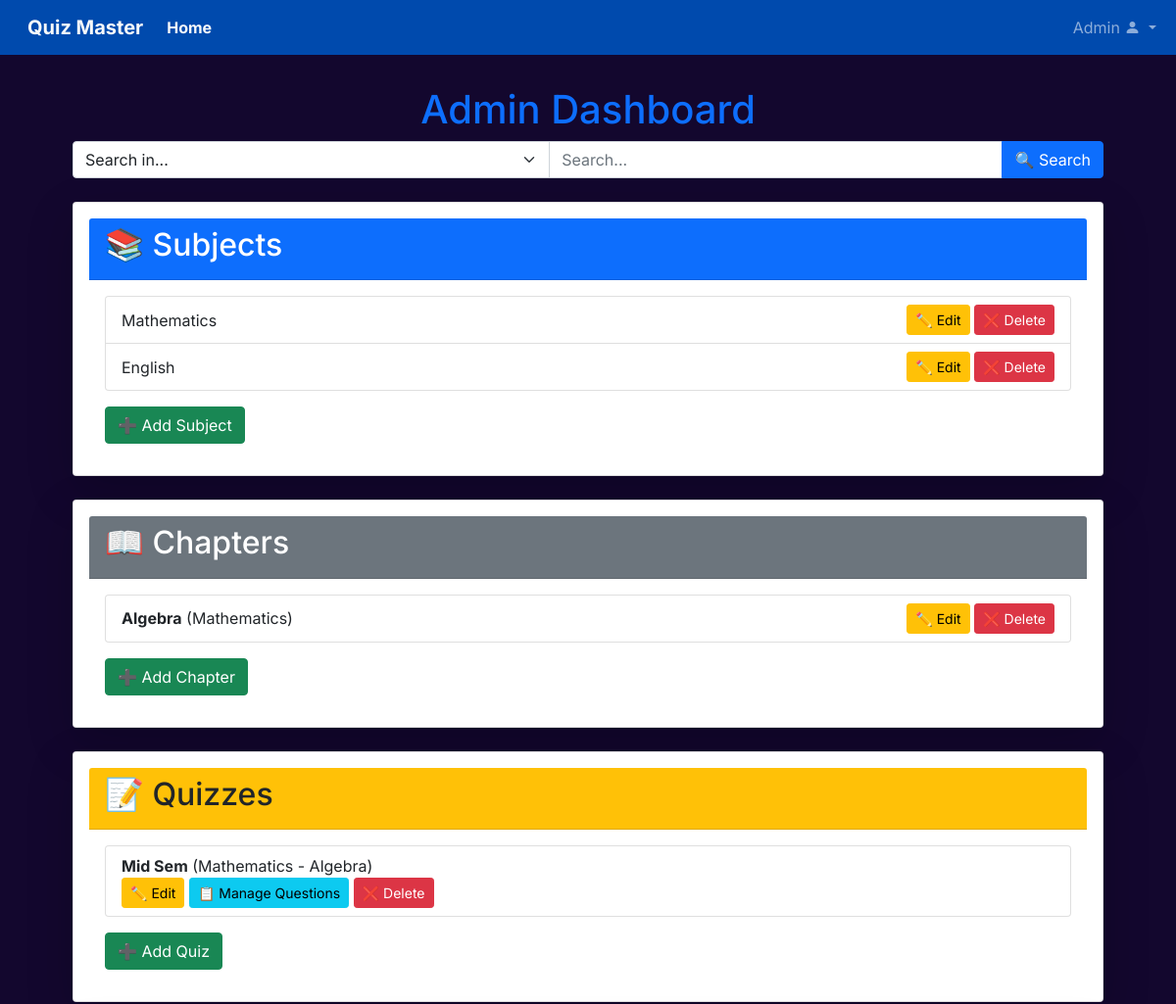
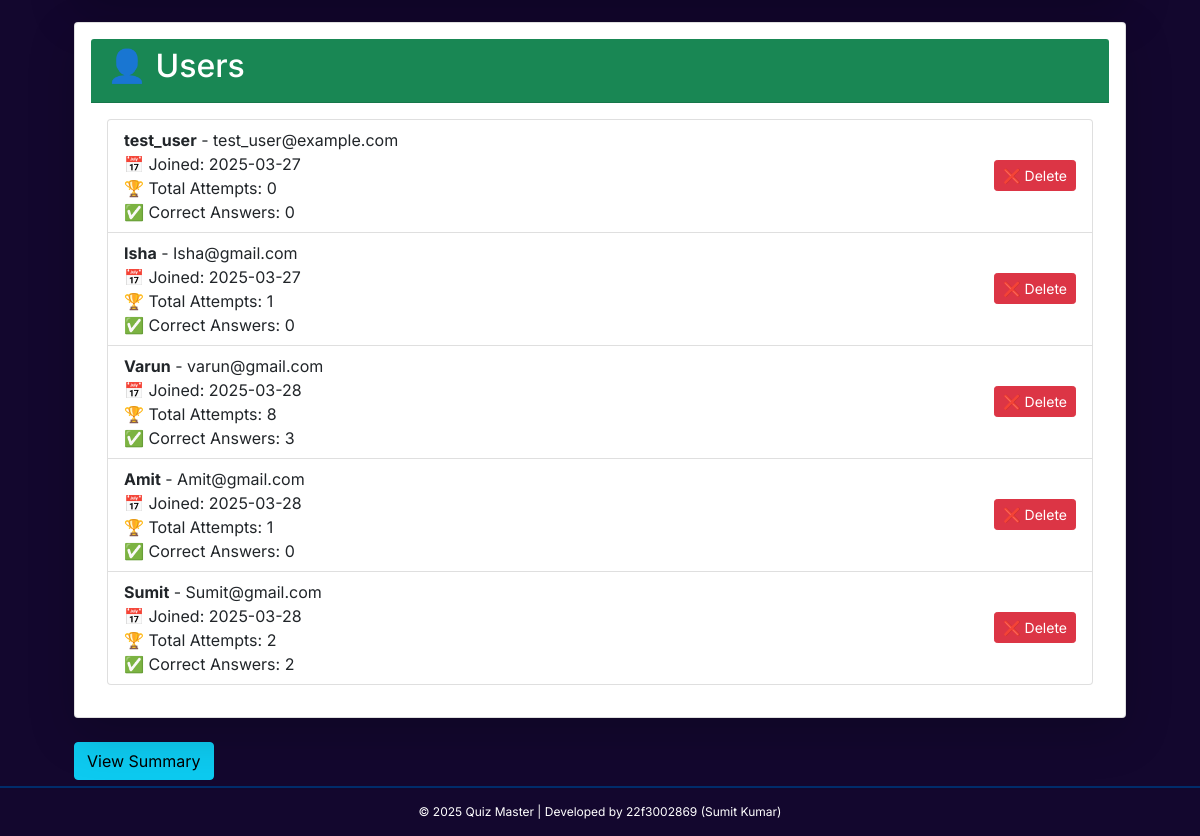
The app's page /admin/dashboard (signed in) with its own data (2 pictures, top to bottom).
### models/model.py (models this page shows, shortened)
class Subject(db.Model):
    __tablename__ = "subjects"
    id = db.Column(db.Integer, primary_key=True, autoincrement=True)
    name = db.Column(db.String, unique=True, nullable=False)
    description = db.Column(db.String)
    chapters = db.relationship("Chapter", back_populates="subject", cascade="all, delete-orphan", passive_deletes=True)
    quizzes = db.relationship("Quiz", back_populates="subject", cascade="all, delete-orphan", passive_deletes=True)

class Chapter(db.Model):
    __tablename__ = "chapters"
    id = db.Column(db.Integer, primary_key=True, autoincrement=True)
    name = db.Column(db.String, nullable=False)
    description = db.Column(db.String)
    subject_id = db.Column(db.Integer, db.ForeignKey("subjects.id", ondelete="CASCADE"), nullable=False)
    subject = db.relationship("Subject", back_populates="chapters")
    quizzes = db.relationship(
        "Quiz",
        back_populates="chapter",
        cascade="all, delete-orphan",
        passive_deletes=True
    )

class Quiz(db.Model):
    __tablename__ = "quizzes"
    id = db.Column(db.Integer, primary_key=True, autoincrement=True)
    title = db.Column(db.String, nullable=False)
    subject_id = db.Column(db.Integer, db.ForeignKey("subjects.id", ondelete="CASCADE"), nullable=False)
    chapter_id = db.Column(db.Integer, db.ForeignKey("chapters.id", ondelete="CASCADE"), nullable=False)  # ✅ Ensure cascade delete
    date_of_quiz = db.Column(db.Date, nullable=False)
    time_duration = db.Column(db.String, nullable=False)  # Format: HH:MM
    remarks = db.Column(db.String)
    subject = db.relationship("Subject", back_populates="quizzes")
    chapter = db.relationship("Chapter", back_populates="quizzes")
    questions = db.relationship("Question", back_populates="quiz", cascade="all, delete-orphan", passive_deletes=True)
    scores = db.relationship("Score", back_populates="quiz", cascade="all, delete-orphan", passive_deletes=True)
    answers = db.relationship("UserAnswer", back_populates="quiz", cascade="all, delete-orphan", passive_deletes=True)

class User(db.Model, UserMixin):
    __tablename__ = "users"
    id = db.Column(db.Integer, primary_key=True, autoincrement=True)
    username = db.Column(db.String, unique=True, nullable=False)
    email = db.Column(db.String, unique=True, nullable=False)
    password = db.Column(db.String, nullable=False)
    full_name = db.Column(db.String, nullable=False)
    qualification = db.Column(db.String, nullable=False)
    dob = db.Column(db.Date, nullable=False)
    role = db.Column(db.String, nullable=False)  # Role: "student" or "admin"
    is_active = db.Column(db.Boolean, default=True)
    date_created = db.Column(db.DateTime, default=datetime.utcnow)
    is_admin = db.Column(db.Boolean, default=False)
    scores = db.relationship("Score", back_populates="user", cascade="all, delete-orphan", passive_deletes=True)
    answers = db.relationship("UserAnswer", back_populates="user", cascade="all, delete-orphan", passive_deletes=True)

### controllers/admin.py (the view)
@app.route("/admin/dashboard", methods=["GET"])
@login_required
@admin_required
def admin_dashboard():
    search_query = request.args.get("search", "").strip()
    category = request.args.get("category", "").strip()  # Get category filter
    print(f"Current User: {current_user}")
    print(f"User Type: {'Admin' if isinstance(current_user, Admin) else 'User'}")
    print(f"Search Query: {search_query}, Category: {category}")  # Debugging
    subjects, chapters, quizzes, users = [], [], [], []
    if search_query:
        if category == "subject":
            subjects = Subject.query.filter(Subject.name.ilike(f"%{search_query}%")).all()
            if subjects:
                subject_ids = [s.id for s in subjects]
                chapters = Chapter.query.filter(Chapter.subject_id.in_(subject_ids)).all()
                quizzes = Quiz.query.filter(Quiz.subject_id.in_(subject_ids)).all()
        elif category == "chapter":
            chapters = Chapter.query.filter(Chapter.name.ilike(f"%{search_query}%")).all()
            if chapters:
                chapter_ids = [c.id for c in chapters]
                quizzes = Quiz.query.filter(Quiz.chapter_id.in_(chapter_ids)).all()
        elif category == "quiz":
            quizzes = Quiz.query.filter(Quiz.title.ilike(f"%{search_query}%")).all()
        elif category == "user":
            users = User.query.filter(
                or_(User.username.ilike(f"%{search_query}%"), User.email.ilike(f"%{search_query}%"))
            ).all()
        else:  # If no specific category, search everything
            subjects = Subject.query.filter(Subject.name.ilike(f"%{search_query}%")).all()
            chapters = Chapter.query.filter(Chapter.name.ilike(f"%{search_query}%")).all()
            quizzes = Quiz.query.filter(Quiz.title.ilike(f"%{search_query}%")).all()
            users = User.query.filter(
                or_(User.username.ilike(f"%{search_query}%"), User.email.ilike(f"%{search_query}%"))
            ).all()
    else:
        subjects = Subject.query.all()
        chapters = Chapter.query.all()
        quizzes = Quiz.query.all()
        users = User.query.all()
    return render_template(
        "dashboard/admin_dashboard.html",
        subjects=subjects,
        chapters=chapters,
        quizzes=quizzes,
        users=users,
        search_query=search_query,
        selected_category=category
    )

### app.py (called while the page is built)
@login_manager.user_loader
def load_user(user_id):
    admin = Admin.query.get(int(user_id))
    if admin:
        return admin  # ✅ If it's an admin, return admin
    return User.query.get(int(user_id))  # ✅ Otherwise, return user

### controllers/admin.py (called while the page is built)
def admin_required(f):
    @wraps(f)
    def decorated_function(*args, **kwargs):
        if not current_user.is_authenticated or session.get("role") != "admin":
            flash("Unauthorized Access!", "danger")
            return redirect(url_for("admin_login"))
        return f(*args, **kwargs)
    return decorated_function

@app.before_request
def restrict_admin_routes():
    if request.endpoint == "admin_login":
        return  # Allow access to admin login page
    if request.endpoint and request.endpoint.startswith("admin_"):
        if not current_user.is_authenticated or session.get("role") != "admin":
            flash("Unauthorized Access!", "danger")
            return redirect(url_for("admin_login"))

### controllers/user.py (called while the page is built)
@app.before_request
def restrict_user_routes():
    if request.endpoint in ["user.loginUser", "admin_login"]:
        return
    if request.endpoint and request.endpoint.startswith("user_"):
        if not current_user.is_authenticated or session.get("role") != "user":
            flash("Unauthorized Access!", "danger")
            return redirect(url_for("user.loginUser"))

### models/model.py (called while the page is built)
    @property
    def is_admin(self):
        return True  # Always True for Admin users

### templates/dashboard/admin_dashboard.html (shortened to what this page needs)
{% extends "dashboard/basedashboard.html" %}
{% block content %}
<div class="container mt-4">
    <h1 class="text-center text-primary">Admin Dashboard</h1>
    <form method="GET" action="{{ url_for('admin_dashboard') }}" class="mb-4">
        <div class="input-group">
            <select name="category" class="form-select">
                <option value="">Search in...</option>
            </select>
            <input type="text" name="search" class="form-control" placeholder="Search..." value="{{ search_query }}">
            <button type="submit" class="btn btn-primary">🔍 Search</button>
        </div>
    </form>
    {% if not search_query %}
        <div class="card shadow-lg p-3 mb-4 bg-white rounded">
            <div class="card-header bg-primary text-white">
                <h2>📚 Subjects</h2>
            </div>
            <div class="card-body">
                <ul class="list-group">
                    {% for subject in subjects %}
                        <li class="list-group-item d-flex justify-content-between align-items-center">
                            {{ subject.name }}
                            <div>
                                <a href="{{ url_for('edit_subject', subject_id=subject.id) }}" class="btn btn-warning btn-sm">✏️ Edit</a>
                                <a href="#" onclick="confirmDelete('{{ url_for('delete_subject', subject_id=subject.id) }}')" class="btn btn-danger btn-sm">❌ Delete</a>
                            </div>
                        </li>
                    {% else %}
                        <p class="text-muted">No subjects found.</p>
                    {% endfor %}
                </ul>
                <a href="{{ url_for('add_subject') }}" class="btn btn-success mt-3">➕ Add Subject</a>
            </div>
        </div>
        <div class="card shadow-lg p-3 mb-4 bg-white rounded">
            <div class="card-header bg-secondary text-white">
                <h2>📖 Chapters</h2>
            </div>
            <div class="card-body">
                <ul class="list-group">
                    {% for chapter in chapters %}
                        <li class="list-group-item d-flex justify-content-between align-items-center">
                            <div>
                                <strong>{{ chapter.name }}</strong> ({{ chapter.subject.name if chapter.subject else 'No Subject' }})
                            </div>
                            <div>
                                <a href="{{ url_for('edit_chapter', chapter_id=chapter.id) }}" class="btn btn-warning btn-sm">✏️ Edit</a>
                                <a href="#" onclick="confirmDelete('{{ url_for('delete_chapter', chapter_id=chapter.id) }}')" class="btn btn-danger btn-sm">❌ Delete</a>
                            </div>
                        </li>
                    {% else %}
                        <p class="text-muted">No chapters found.</p>
                    {% endfor %}
                </ul>
                <a href="{{ url_for('add_chapter') }}" class="btn btn-success mt-3">➕ Add Chapter</a>
            </div>
        </div>
        <div class="card shadow-lg p-3 mb-4 bg-white rounded">
            <div class="card-header bg-warning text-dark">
                <h2>📝 Quizzes</h2>
            </div>
            <div class="card-body">
                <ul class="list-group">
                    {% for quiz in quizzes %}
                    <li class="list-group-item" style="white-space: normal; overflow-wrap: break-word; text-align: left;">
                            <div>
                                <strong>{{ quiz.title }}</strong> ({{ quiz.subject.name if quiz.subject else 'No Subject' }} - {{ quiz.chapter.name if quiz.chapter else 'No Chapter' }})
                            </div>
                            <div>
                                <a href="{{ url_for('edit_quiz', quiz_id=quiz.id) }}" class="btn btn-warning btn-sm">✏️ Edit</a>
                                <a href="{{ url_for('manage_questions', quiz_id=quiz.id) }}" class="btn btn-info btn-sm">📋 Manage Questions</a>
                                <a href="#" onclick="confirmDelete('{{ url_for('delete_quiz', quiz_id=quiz.id) }}')" class="btn btn-danger btn-sm">❌ Delete</a>
                            </div>
                        </li>
                    {% else %}
                        <p class="text-muted">No quizzes found.</p>
                    {% endfor %}
                </ul>
                <a href="{{ url_for('add_quiz') }}" class="btn btn-success mt-3">➕ Add Quiz</a>
            </div>
        </div>
        <div class="card shadow-lg p-3 mb-4 bg-white rounded">
            <div class="card-header bg-success text-white">
                <h2>👤 Users</h2>
            </div>
            <div class="card-body">
                <ul class="list-group">
                    {% for user in users %}
                        <li class="list-group-item d-flex justify-content-between align-items-center">
                            <div>
                                <strong>{{ user.username }}</strong> - {{ user.email }}
                                <br>📅 Joined: {{ user.date_created.strftime('%Y-%m-%d') }}
                                <br>🏆 Total Attempts: {{ user.scores | length | default(0) }}
                                <br>✅ Correct Answers: {{ user.scores | selectattr("is_correct", "equalto", True) | list | length | default(0) }}
                            </div>
                            <div>
                                <a href="#" onclick="confirmDelete('{{ url_for('delete_user', user_id=user.id) }}')" class="btn btn-danger btn-sm">❌ Delete</a>
                            </div>
                        </li>
                    {% else %}
                        <p class="text-muted">No users found.</p>
                    {% endfor %}
                </ul>
            </div>
        </div>
    {% endif %}
    <a href="{{ url_for('admin_summary') }}" class="btn btn-info">View Summary</a>
</div>
{% endblock %}

### templates/dashboard/basedashboard.html (shortened to what this page needs)
<!DOCTYPE html>
<html lang="en">
<head>
  {% block head %}
  <link rel="stylesheet" href="/static/css/bootstrap.min.css" />
  <link rel="stylesheet" href="/static/css/dataTables.bootstrap5.min.css"/>
  <link rel="stylesheet" href="/static/css/dashboardstyle.css" />
  <link rel="stylesheet" href="https://cdn.jsdelivr.net/npm/bootstrap-icons/font/bootstrap-icons.css">
  {% endblock %}
</head>
<body style="background-color: #13072e; color: white;">
  <nav class="navbar navbar-expand-lg navbar-dark bg_primary fixed-top" style="background-color: #004aad !important;">
    <div class="container-fluid">
      <a class="navbar-brand ms-3 fw-bold text-light" href="#">Quiz Master</a>
      <ul class="navbar-nav">
        <li class="nav-item">
          <a class="nav-link fw-bold text-light"
             href="{% if current_user.is_authenticated and current_user.is_admin %}/admin/dashboard{% elif current_user.is_authenticated %}/user_dashboard{% else %}/{% endif %}">
            Home
          </a>
        </li>
      </ul>
      <div class="collapse navbar-collapse" id="topNavBar">
        <ul class="navbar-nav ms-auto">
            <li class="nav-item dropdown">
                <a class="nav-link dropdown-toggle" href="#" id="userDropdown" role="button"
                  data-bs-toggle="dropdown" aria-expanded="false">
                  {% if current_user.is_admin %}
                      <span>Admin</span>
                  {% elif current_user.is_authenticated %}
                      <span>{{ current_user.username }}</span>
                  {% else %}
                      <span>Guest</span>
                  {% endif %}
                  <i class="bi bi-person-fill"></i>
                </a>
            </li>
        </ul>
      </div>
    </div>
  </nav>
  <main class="mt-5 pt-3" style="margin-left: 50px; margin-right: 50px;">
    <div class="container-fluid">
      {% block content %}
      {% endblock %}
    </div>
  </main>
<footer style="
    position: fixed;
    bottom: 0;
    left: 0;
    right: 0;
    width: 100vw;
    background-color: #13072e;
    color: white;
    text-align: center;
    padding: 15px;
    font-size: 12px;
    margin: 0;
    border-top: 2px solid #002d6b;">
    &copy; 2025 Quiz Master | Developed by 22f3002869 (Sumit Kumar)
</footer>
</body>
</html>

### static/css/dashboardstyle.css (style rules this page uses)
body, button { font-family: "Inter", sans-serif; }
footer { position: fixed; bottom: 0; left: 0; width: 100%; background-color: #343a40; color: white; text-align: center; padding: 10px 0; z-index: 1030; }
main { margin-bottom: 56px; }
:root { --offcanvas-width: 270px; --topNavbarHeight: 56px; }
@media (min-width: 992px) { body { overflow: auto !important; } }
@media (min-width: 992px) { main { margin-left: var(--offcanvas-width); } }
@media (min-width: 992px) { footer { margin-left: var(--offcanvas-width); width: calc(100% - var(--offcanvas-width)); } }

### records on screen
Subject: name "Mathematics"
Subject: name "English"
Chapter: name "Algebra", subject "Mathematics"
Quiz: title "Mid Sem", subject "Mathematics", chapter "Algebra"
User: username "test_user", email "test_user@example.com", date_created "2025-03-27", scores|length "0", scores|selectattr "0"
User: username "Isha", email "Isha@gmail.com", date_created "2025-03-27", scores|length "1", scores|selectattr "0"
User: username "Varun", email "varun@gmail.com", date_created "2025-03-28", scores|length "8", scores|selectattr "3"
User: username "Amit", email "Amit@gmail.com", date_created "2025-03-28", scores|length "1", scores|selectattr "0"
User: username "Sumit", email "Sumit@gmail.com", date_created "2025-03-28", scores|length "2", scores|selectattr "2"
